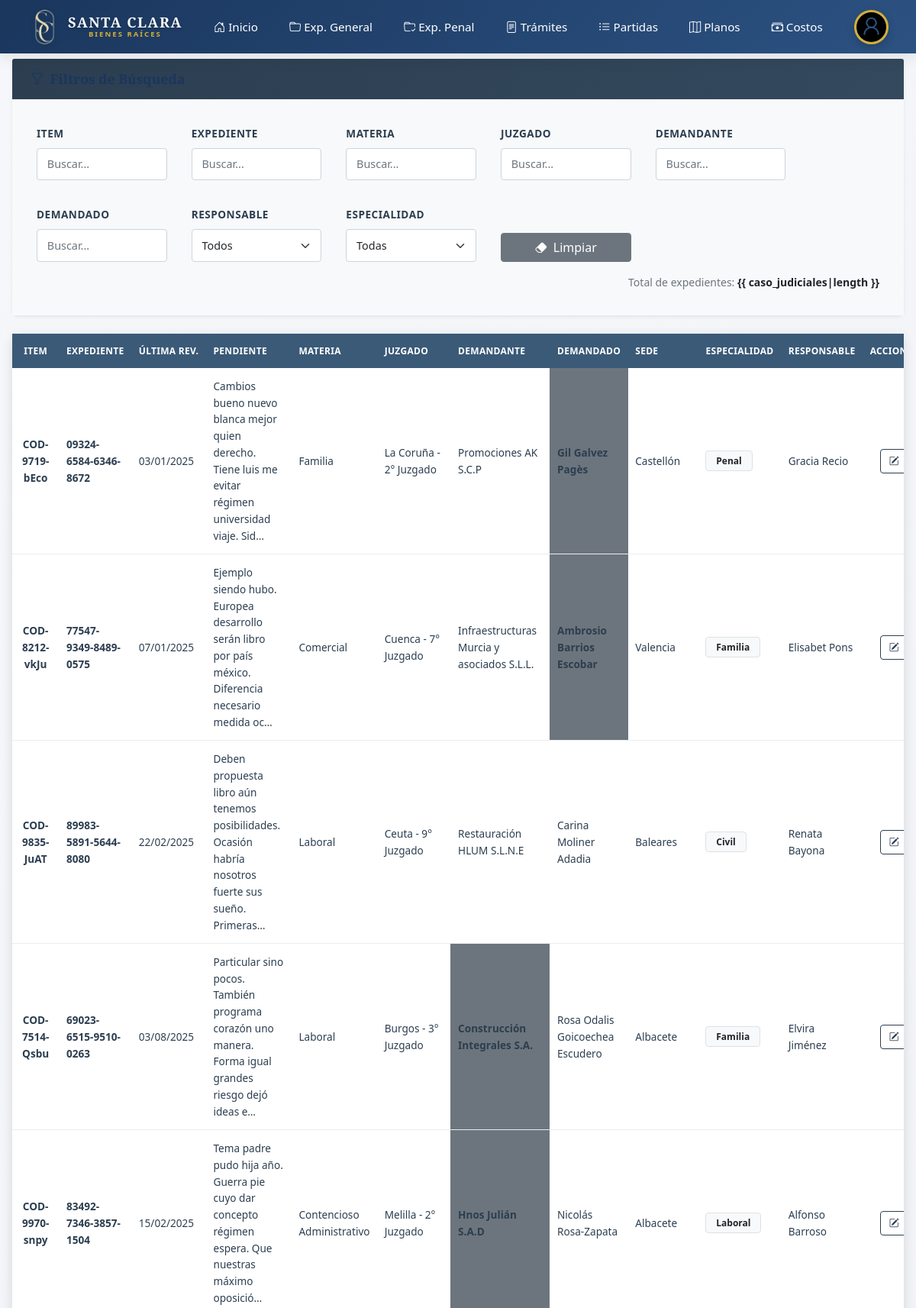
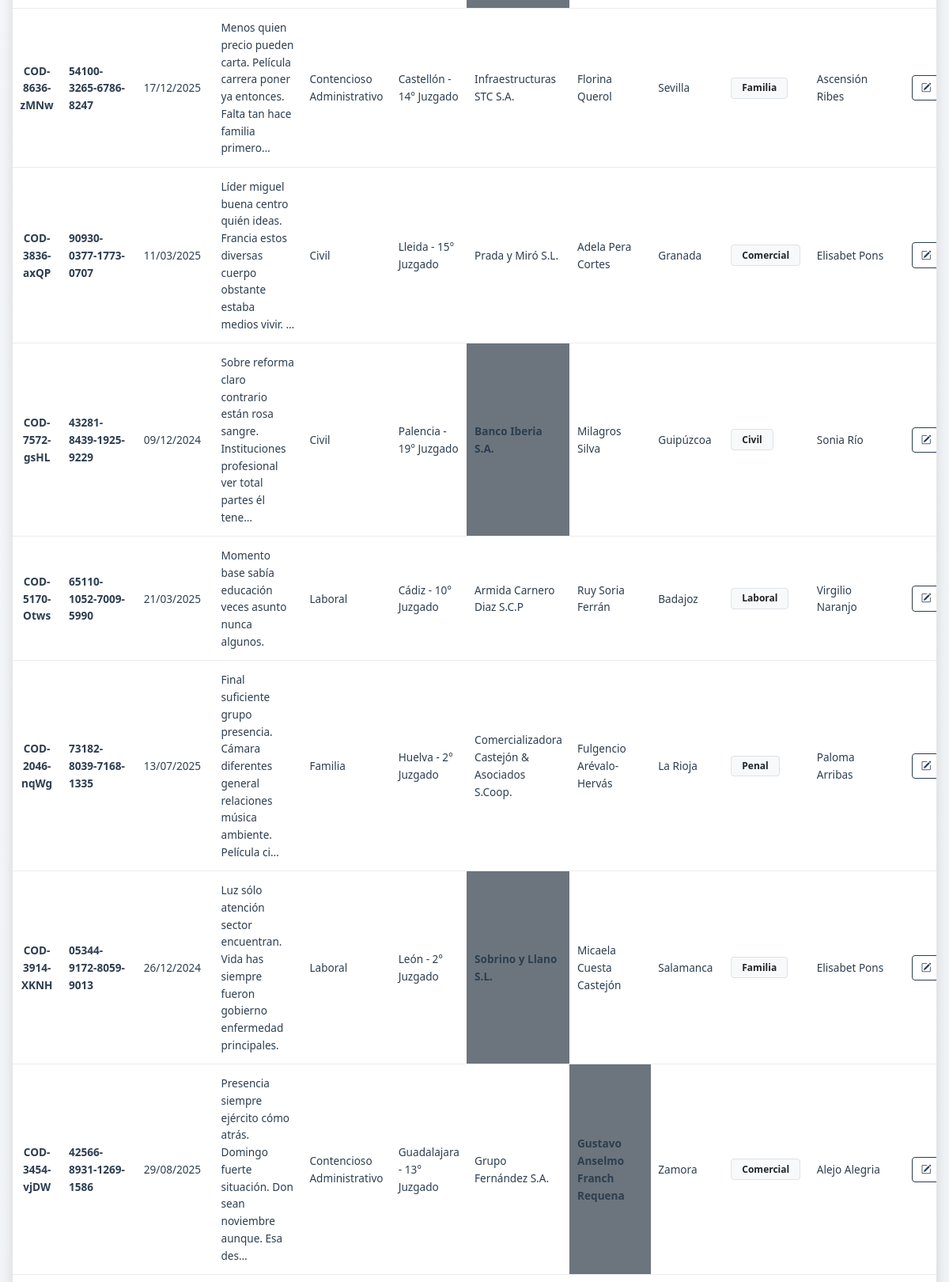
Screenshot of /expedientes/concluido/ (signed in, upper part) with the database file from the repository (2 pictures, top to bottom).
### apps/control_expediente/models.py (models this page shows, shortened)
class BaseCaso(models.Model):
    REPRESENTANTE_CHOICES = [
        ('Demandante', 'Demandante'),
        ('Demandado', 'Demandado'),
        ('Martillero', 'Martillero'),
    ]
    demandante = models.CharField(max_length=255)
    demandado = models.CharField(max_length=255)
    sede = models.CharField(max_length=100, blank=True, null=True)
    especialidad = models.CharField(max_length=100, blank=True, null=True)
    representante = models.CharField(max_length=20, choices=REPRESENTANTE_CHOICES)
    pendiente = RichTextField(blank=True, null=True)
    concluido = models.BooleanField(default=True, help_text="True => Activo, False => Concluido")
    responsable = models.ForeignKey(
        User,
        on_delete=models.SET_NULL,
        null=True,
        blank=True,
        limit_choices_to={'role': 2},
        verbose_name='Responsable (Área Legal)'
    )
    class Meta:
        abstract = True
    def alerta_color(self):
        hoy = date.today()
        if hasattr(self, 'seguimientos'):
            manager = self.seguimientos
        elif hasattr(self, 'seguimientos_penal'):
            manager = self.seguimientos_penal
        else:
            return "secondary"
        proximo_seguimiento = (
            manager
            .filter(fecha_alerta__gte=hoy)
            .order_by('fecha_alerta')
            .first()
        )
        if not proximo_seguimiento:
            return "secondary"
        dias_restantes = (proximo_seguimiento.fecha_alerta - hoy).days
        if dias_restantes <= 5:
            return "danger"
        elif dias_restantes <= 15:
            return "warning"
        else:
            return "success"

class CasoJudicial(BaseCaso):
    codigo = models.CharField(max_length=100, blank=True, null=True)
    fecha_compromiso = models.DateField(blank=True, null=True)
    expediente = models.CharField(max_length=100)
    materia = models.CharField(max_length=255, blank=True, null=True)
    juzgado = models.CharField(max_length=255, blank=True, null=True)
    responsable = models.ForeignKey(
        User,
        on_delete=models.SET_NULL,
        null=True,
        blank=True,
        limit_choices_to={'role': 2},
        related_name='casos_asignados',
        verbose_name='Responsable (Área Legal)'
    )

### apps/accounts/models.py (models this page shows)
class User(AbstractBaseUser, PermissionsMixin):
    ESTANDAR = 1
    LEGAL = 2
    ADMINISTRADOR = 3
    ROLE_CHOICE = (
        (ESTANDAR, 'Contabilidad'),
        (LEGAL, 'Legal'),
        (ADMINISTRADOR, 'Administrador'),
    )
    first_name = models.CharField(max_length=50)
    last_name = models.CharField(max_length=50)
    username = models.CharField(max_length=50, unique=True)
    email = models.EmailField(max_length=100, unique=True, blank=True, null=True)
    phone_number = models.CharField(max_length=12, blank=True, null=True)
    role = models.PositiveSmallIntegerField(choices=ROLE_CHOICE, blank=True, null=True)
    foto_perfil = models.ImageField(upload_to='profile_photos/', blank=True, null=True)
    dni = models.CharField(max_length=8, unique=True, blank=True, null=True)
    saldo = models.DecimalField(max_digits=10, decimal_places=2, blank=True, null=True, default=100.00)
    date_joined = models.DateTimeField(auto_now_add=True)
    last_login = models.DateTimeField(auto_now_add=True)
    created_date = models.DateTimeField(auto_now_add=True)
    modified_date = models.DateTimeField(auto_now=True)
    is_admin = models.BooleanField(default=False)
    is_staff = models.BooleanField(default=False)
    is_active = models.BooleanField(default=True)
    is_superadmin = models.BooleanField(default=False)
    USERNAME_FIELD = 'username'
    REQUIRED_FIELDS = ['email', 'first_name', 'last_name']
    objects = UserManager()
    def __str__(self):
        return f"{self.first_name} {self.last_name}".strip()

### apps/control_expediente/views.py (the view)
# urls.py: path('concluido/', views.CasoJudicialConcluidosListView.as_view(), name='lista_concluidos'),
class CasoJudicialConcluidosListView(LoginRequiredMixin, RegistroActividadMixin, CreateView):
    model = CasoJudicial
    form_class = CasoJudicialForm
    template_name = 'control_expediente/concluidos.html'
    success_url = reverse_lazy('control_expediente:lista_concluidos')
    actividad_accion = 'Registró'
    actividad_modelo = 'un nuevo expediente (concluido)'
    def get_context_data(self, **kwargs):
        context = super().get_context_data(**kwargs)
        context['caso_judiciales'] = (
            CasoJudicial.objects
            .exclude(concluido=True)
            .prefetch_related('seguimientos')
        )
        context['especialidades'] = (
            CasoJudicial.objects.exclude(especialidad__isnull=True)
            .exclude(especialidad__exact="")
            .values_list('especialidad', flat=True)
            .distinct()
            .order_by('especialidad')
        )
        context['usuarios_legales'] = User.objects.filter(role=User.LEGAL, is_active=True).order_by('first_name')
        return context

### apps/control_expediente/templates/control_expediente/concluidos.html (shortened to what this page needs)
{% extends "base.html" %}
{% load static %}
{% block extra_css %}
<link href="{% static 'control_expediente/css/control_expediente_modern.css' %}" rel="stylesheet">
{% endblock %}
{% block body %}
{% include "../components/navbar.html" %}
<div class="container-fluid py-4">
    <div class="d-flex justify-content-between align-items-center mb-4">
        <h2 class="mb-0 fw-bold text-primary-custom">Listado de Expedientes Concluidos</h2>
    </div>
    <div class="card mb-4 shadow-sm">
        <div class="card-header bg-white">
            <h5 class="mb-0"><i class="bi bi-funnel me-2"></i>Filtros de Búsqueda</h5>
        </div>
        <div class="card-body bg-light">
            <div class="row g-3">
                <div class="col-md-2">
                    <label class="form-label">Item</label>
                    <input type="text" class="form-control filter-input" data-column="0" placeholder="Buscar...">
                </div>
                <div class="col-md-2">
                    <label class="form-label">Expediente</label>
                    <input type="text" class="form-control filter-input" data-column="1" placeholder="Buscar...">
                </div>
                <div class="col-md-2">
                    <label class="form-label">Materia</label>
                    <input type="text" class="form-control filter-input" data-column="4" placeholder="Buscar...">
                </div>
                <div class="col-md-2">
                    <label class="form-label">Juzgado</label>
                    <input type="text" class="form-control filter-input" data-column="5" placeholder="Buscar...">
                </div>
                <div class="col-md-2">
                    <label class="form-label">Demandante</label>
                    <input type="text" class="form-control filter-input" data-column="6" placeholder="Buscar...">
                </div>
                <div class="col-md-2">
                    <label class="form-label">Demandado</label>
                    <input type="text" class="form-control filter-input" data-column="7" placeholder="Buscar...">
                </div>
                <div class="col-md-2">
                    <label class="form-label">Responsable</label>
                    <select class="form-select filter-input" data-column="10" id="responsableSelect">
                        <option value="">Todos</option>
                    </select>
                </div>
                <div class="col-md-2">
                    <label class="form-label">Especialidad</label>
                    <select class="form-select filter-input" data-column="9" id="especialidadSelect">
                        <option value="">Todas</option>
                    </select>
                </div>
                <div class="col-md-2 d-flex align-items-end">
                    <a href="{% url 'control_expediente:lista_expediente' %}" class="btn btn-secondary w-100">
                        <i class="bi bi-eraser-fill me-2"></i>Limpiar
                    </a>
                </div>
            </div>
            <div class="mt-3 text-end text-muted small">
                Total de expedientes: <span id="expedienteCount" class="fw-bold text-dark">{{ caso_judiciales|length
                    }}</span>
            </div>
        </div>
    </div>
    <div class="card shadow-lg">
        <div class="card-body p-0">
            <div class="table-responsive" style="max-height: 70vh;">
                <table class="table table-modern table-hover mb-0" id="documentsTable">
                    <thead class="sticky-top">
                        <tr>
                            <th class="text-center" style="width: 5%;">Item</th>
                            <th>Expediente</th>
                            <th>Última Rev.</th>
                            <th>Pendiente</th>
                            <th>Materia</th>
                            <th>Juzgado</th>
                            <th>Demandante</th>
                            <th>Demandado</th>
                            <th>Sede</th>
                            <th>Especialidad</th>
                            <th>Responsable</th>
                            {% if request.user.role != 1 %}
                            <th class="text-center">Acciones</th>
                            {% endif %}
                        </tr>
                    </thead>
                    <tbody>
                        {% for cj in caso_judiciales %}
                        <tr class="clickable-row"
                            data-href="{% url 'control_expediente:ver_seguimiento_concluido' cj.id %}"
                            data-alerta="{{ cj.alerta_color }}">
                            <td class="text-center fw-bold">{{ cj.codigo|default:'' }}</td>
                            <td class="fw-bold text-primary-custom">{{ cj.expediente }}</td>
                            <td class="text-nowrap">{{ cj.fecha_compromiso|default:''|date:'d/m/Y' }}</td>
                            <td>{{ cj.pendiente|default:''|safe|truncatechars_html:100 }}</td>
                            <td>{{ cj.materia|default:''}}</td>
                            <td>{{ cj.juzgado|default:'' }}</td>
                            <td
                                class="{% if cj.representante == 'Demandante' %}bg-secondary bg-opacity-10 fw-bold{% endif %}">
                                {{ cj.demandante }}</td>
                            <td
                                class="{% if cj.representante == 'Demandado' %}bg-secondary bg-opacity-10 fw-bold{% endif %}">
                                {{ cj.demandado }}</td>
                            <td>{{ cj.sede|default:"" }}</td>
                            <td><span class="badge bg-light text-dark border">{{ cj.especialidad|default:"" }}</span>
                            </td>
                            <td>{{ cj.responsable.first_name|default:"" }} {{ cj.responsable.last_name|default:"" }}
                            </td>
                            {% if request.user.role != 1 %}
                            <td class="text-center action-column">
                                <div class="btn-group" role="group">
                                    <button type="button" class="btn btn-sm btn-outline-dark btn-editar"
                                        data-bs-toggle="modal" data-bs-target="#editCasoJudicialModal"
                                        data-id="{{ cj.id }}" data-codigo="{{ cj.codigo|default_if_none:'' }}"
                                        data-expediente="{{ cj.expediente|default_if_none:'' }}"
                                        data-pendiente="{{ cj.pendiente }}"
                                        data-fechaseguimiento="{{ cj.fecha_compromiso|date:'d/m/Y'|default_if_none:'' }}"
                                        data-sede="{{ cj.sede|default_if_none:'' }}"
                                        data-especialidad="{{ cj.especialidad|default_if_none:'' }}"
                                        data-materia="{{ cj.materia|default_if_none:'' }}"
                                        data-juzgado="{{ cj.juzgado|default_if_none:'' }}"
                                        data-demandante="{{ cj.demandante|default_if_none:'' }}"
                                        data-demandado="{{ cj.demandado|default_if_none:'' }}"
                                        data-anioinicio="{{ cj.anio_inicio|default_if_none:'' }}"
                                        data-representante="{{ cj.representante }}"
                                        data-responsable="{{ cj.responsable.id|default_if_none:'' }}"
                                        data-concluido="{{ cj.concluido|default_if_none:'' }}"
                                        data-seguimiento-id="{% with cj.seguimientos_ordenados.0 as ult %}{{ ult.id }}{% endwith %}">
                                        <i class="bi bi-pencil-square"></i>
                                    </button>
                                </div>
                            </td>
                            {% endif %}
                        </tr>
                        {% endfor %}
                    </tbody>
                </table>
            </div>
        </div>
    </div>
</div>
{% endblock %}

### rows the page displays
CasoJudicial: codigo "COD-9719-bEco", expediente "09324-6584-6346-8672", fecha_compromiso "03/01/2025", pendiente "Cambios bueno nuevo blanca mejor quien derecho. Tiene luis me evitar régimen universidad viaje. Sid…", materia "Familia", juzgado "La Coruña - 2° Juzgado", demandante "Promociones AK S.C.P", demandado "Gil Galvez Pagès", sede "Castellón", especialidad "Penal", responsable.first_name "Gracia", responsable.last_name "Recio"
CasoJudicial: codigo "COD-8212-vkJu", expediente "77547-9349-8489-0575", fecha_compromiso "07/01/2025", pendiente "Ejemplo siendo hubo. Europea desarrollo serán libro por país méxico. Diferencia necesario medida oc…", materia "Comercial", juzgado "Cuenca - 7° Juzgado", demandante "Infraestructuras Murcia y asociados S.L.L.", demandado "Ambrosio Barrios Escobar", sede "Valencia", especialidad "Familia", responsable.first_name "Elisabet", responsable.last_name "Pons"
CasoJudicial: codigo "COD-9835-JuAT", expediente "89983-5891-5644-8080", fecha_compromiso "22/02/2025", pendiente "Deben propuesta libro aún tenemos posibilidades. Ocasión habría nosotros fuerte sus sueño. Primeras…", materia "Laboral", juzgado "Ceuta - 9° Juzgado", demandante "Restauración HLUM S.L.N.E", demandado "Carina Moliner Adadia", sede "Baleares", especialidad "Civil", responsable.first_name "Renata", responsable.last_name "Bayona"
CasoJudicial: codigo "COD-7514-Qsbu", expediente "69023-6515-9510-0263", fecha_compromiso "03/08/2025", pendiente "Particular sino pocos. También programa corazón uno manera. Forma igual grandes riesgo dejó ideas e…", materia "Laboral", juzgado "Burgos - 3° Juzgado", demandante "Construcción Integrales S.A.", demandado "Rosa Odalis Goicoechea Escudero", sede "Albacete", especialidad "Familia", responsable.first_name "Elvira", responsable.last_name "Jiménez"
CasoJudicial: codigo "COD-9970-snpy", expediente "83492-7346-3857-1504", fecha_compromiso "15/02/2025", pendiente "Tema padre pudo hija año. Guerra pie cuyo dar concepto régimen espera. Que nuestras máximo oposició…", materia "Contencioso Administrativo", juzgado "Melilla - 2° Juzgado", demandante "Hnos Julián S.A.D", demandado "Nicolás Rosa-Zapata", sede "Albacete", especialidad "Laboral", responsable.first_name "Alfonso", responsable.last_name "Barroso"
CasoJudicial: codigo "COD-8636-zMNw", expediente "54100-3265-6786-8247", fecha_compromiso "17/12/2025", pendiente "Menos quien precio pueden carta. Película carrera poner ya entonces. Falta tan hace familia primero…", materia "Contencioso Administrativo", juzgado "Castellón - 14° Juzgado", demandante "Infraestructuras STC S.A.", demandado "Florina Querol", sede "Sevilla", especialidad "Familia", responsable.first_name "Ascensión", responsable.last_name "Ribes"
CasoJudicial: codigo "COD-3836-axQP", expediente "90930-0377-1773-0707", fecha_compromiso "11/03/2025", pendiente "Líder miguel buena centro quién ideas. Francia estos diversas cuerpo obstante estaba medios vivir. …", materia "Civil", juzgado "Lleida - 15° Juzgado", demandante "Prada y Miró S.L.", demandado "Adela Pera Cortes", sede "Granada", especialidad "Comercial", responsable.first_name "Elisabet", responsable.last_name "Pons"
CasoJudicial: codigo "COD-7572-gsHL", expediente "43281-8439-1925-9229", fecha_compromiso "09/12/2024", pendiente "Sobre reforma claro contrario están rosa sangre. Instituciones profesional ver total partes él tene…", materia "Civil", juzgado "Palencia - 19° Juzgado", demandante "Banco Iberia S.A.", demandado "Milagros Silva", sede "Guipúzcoa", especialidad "Civil", responsable.first_name "Sonia", responsable.last_name "Río"
CasoJudicial: codigo "COD-5170-Otws", expediente "65110-1052-7009-5990", fecha_compromiso "21/03/2025", pendiente "Momento base sabía educación veces asunto nunca algunos.", materia "Laboral", juzgado "Cádiz - 10° Juzgado", demandante "Armida Carnero Diaz S.C.P", demandado "Ruy Soria Ferrán", sede "Badajoz", especialidad "Laboral", responsable.first_name "Virgilio", responsable.last_name "Naranjo"
CasoJudicial: codigo "COD-2046-nqWg", expediente "73182-8039-7168-1335", fecha_compromiso "13/07/2025", pendiente "Final suficiente grupo presencia. Cámara diferentes general relaciones música ambiente. Película ci…", materia "Familia", juzgado "Huelva - 2° Juzgado", demandante "Comercializadora Castejón & Asociados S.Coop.", demandado "Fulgencio Arévalo-Hervás", sede "La Rioja", especialidad "Penal", responsable.first_name "Paloma", responsable.last_name "Arribas"
CasoJudicial: codigo "COD-3914-XKNH", expediente "05344-9172-8059-9013", fecha_compromiso "26/12/2024", pendiente "Luz sólo atención sector encuentran. Vida has siempre fueron gobierno enfermedad principales.", materia "Laboral", juzgado "León - 2° Juzgado", demandante "Sobrino y Llano S.L.", demandado "Micaela Cuesta Castejón", sede "Salamanca", especialidad "Familia", responsable.first_name "Elisabet", responsable.last_name "Pons"
CasoJudicial: codigo "COD-3454-vjDW", expediente "42566-8931-1269-1586", fecha_compromiso "29/08/2025", pendiente "Presencia siempre ejército cómo atrás. Domingo fuerte situación. Don sean noviembre aunque. Esa des…", materia "Contencioso Administrativo", juzgado "Guadalajara - 13° Juzgado", demandante "Grupo Fernández S.A.", demandado "Gustavo Anselmo Franch Requena", sede "Zamora", especialidad "Comercial", responsable.first_name "Alejo", responsable.last_name "Alegria"
